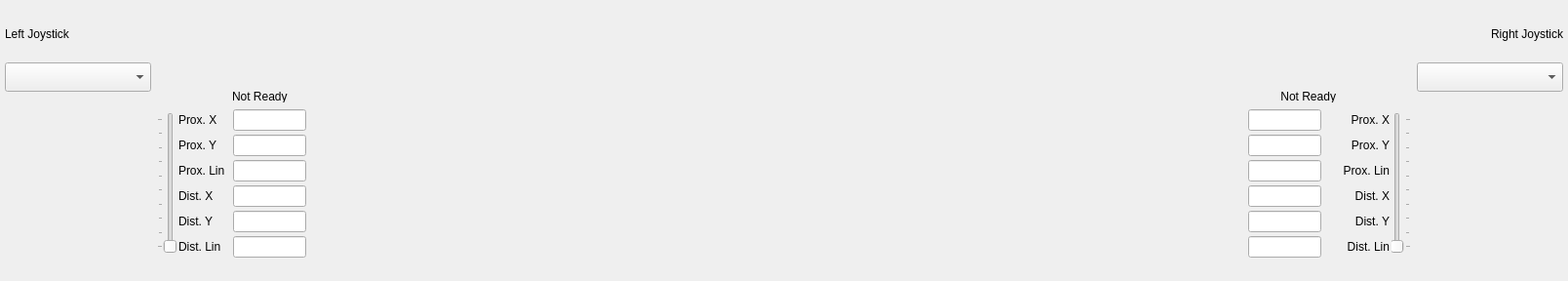
   <widget class="QWidget" name="horizontalLayoutWidget_2">
    <property name="geometry">
     <rect>
      <x>10</x>
      <y>580</y>
      <width>1608</width>
      <height>288</height>
     </rect>
    </property>
    <layout class="QHBoxLayout" name="horizontalLayout_2" stretch="0,0,0">
     <property name="leftMargin">
      <number>5</number>
     </property>
     <property name="rightMargin">
      <number>5</number>
     </property>
     <property name="bottomMargin">
      <number>5</number>
     </property>
     <item>
      <layout class="QVBoxLayout" name="leftJoyLayout">
       <item>
        <widget class="QLabel" name="label">
         <property name="sizePolicy">
          <sizepolicy hsizetype="Preferred" vsizetype="Fixed">
           <horstretch>0</horstretch>
           <verstretch>0</verstretch>
          </sizepolicy>
         </property>
         <property name="minimumSize">
          <size>
           <width>0</width>
           <height>15</height>
          </size>
         </property>
         <property name="maximumSize">
          <size>
           <width>16777215</width>
           <height>15</height>
          </size>
         </property>
         <property name="text">
          <string>Left Joystick</string>
         </property>
        </widget>
       </item>
       <item>
        <widget class="QComboBox" name="leftJoyComboBox">
         <property name="minimumSize">
          <size>
           <width>0</width>
           <height>30</height>
          </size>
         </property>
         <property name="maximumSize">
          <size>
           <width>16777215</width>
           <height>30</height>
          </size>
         </property>
         <property name="focusPolicy">
          <enum>Qt::FocusPolicy::NoFocus</enum>
         </property>
        </widget>
       </item>
       <item>
        <widget class="JoyPad" name="leftJoyPad" native="true">
         <property name="sizePolicy">
          <sizepolicy hsizetype="Fixed" vsizetype="Fixed">
           <horstretch>0</horstretch>
           <verstretch>0</verstretch>
          </sizepolicy>
         </property>
         <property name="minimumSize">
          <size>
           <width>150</width>
           <height>150</height>
          </size>
         </property>
         <property name="maximumSize">
          <size>
           <width>150</width>
           <height>150</height>
          </size>
         </property>
        </widget>
       </item>
      </layout>
     </item>
     <item>
      <layout class="QVBoxLayout" name="verticalLayout_5">
       <property name="spacing">
        <number>2</number>
       </property>
       <property name="leftMargin">
        <number>0</number>
       </property>
       <property name="rightMargin">
        <number>0</number>
       </property>
       <property name="bottomMargin">
        <number>0</number>
       </property>
       <item>
        <layout class="QHBoxLayout" name="horizontalLayout_6">
         <property name="leftMargin">
          <number>0</number>
         </property>
         <property name="rightMargin">
          <number>0</number>
         </property>
         <item>
          <layout class="QGridLayout" name="gridLayout_5">
           <item row="0" column="0">
            <widget class="JoyPad" name="leftAuxJoyPad" native="true">
             <property name="sizePolicy">
              <sizepolicy hsizetype="Fixed" vsizetype="Fixed">
               <horstretch>0</horstretch>
               <verstretch>0</verstretch>
              </sizepolicy>
             </property>
             <property name="minimumSize">
              <size>
               <width>75</width>
               <height>75</height>
              </size>
             </property>
             <property name="maximumSize">
              <size>
               <width>75</width>
               <height>75</height>
              </size>
             </property>
            </widget>
           </item>
           <item row="1" column="0">
            <spacer name="verticalSpacer">
             <property name="orientation">
              <enum>Qt::Orientation::Vertical</enum>
             </property>
             <property name="sizeType">
              <enum>QSizePolicy::Policy::Fixed</enum>
             </property>
             <property name="sizeHint" stdset="0">
              <size>
               <width>20</width>
               <height>10</height>
              </size>
             </property>
            </spacer>
           </item>
           <item row="0" column="1">
            <spacer name="horizontalSpacer_3">
             <property name="orientation">
              <enum>Qt::Orientation::Horizontal</enum>
             </property>
             <property name="sizeType">
              <enum>QSizePolicy::Policy::MinimumExpanding</enum>
             </property>
             <property name="sizeHint" stdset="0">
              <size>
               <width>40</width>
               <height>20</height>
              </size>
             </property>
            </spacer>
           </item>
           <item row="1" column="1">
            <widget class="QLabel" name="leftReadyLabel">
             <property name="sizePolicy">
              <sizepolicy hsizetype="Preferred" vsizetype="Minimum">
               <horstretch>0</horstretch>
               <verstretch>0</verstretch>
              </sizepolicy>
             </property>
             <property name="maximumSize">
              <size>
               <width>16777215</width>
               <height>12</height>
              </size>
             </property>
             <property name="text">
              <string>Not Ready</string>
             </property>
             <property name="alignment">
              <set>Qt::AlignmentFlag::AlignLeading|Qt::AlignmentFlag::AlignLeft|Qt::AlignmentFlag::AlignVCenter</set>
             </property>
            </widget>
           </item>
          </layout>
         </item>
         <item>
          <spacer name="horizontalSpacer_2">
           <property name="orientation">
            <enum>Qt::Orientation::Horizontal</enum>
           </property>
           <property name="sizeType">
            <enum>QSizePolicy::Policy::Fixed</enum>
           </property>
           <property name="sizeHint" stdset="0">
            <size>
             <width>950</width>
             <height>20</height>
            </size>
           </property>
          </spacer>
         </item>
         <item>
          <layout class="QGridLayout" name="gridLayout_6">
           <property name="leftMargin">
            <number>0</number>
           </property>
           <property name="rightMargin">
            <number>0</number>
           </property>
           <item row="0" column="1">
            <widget class="JoyPad" name="rightAuxJoyPad" native="true">
             <property name="sizePolicy">
              <sizepolicy hsizetype="Fixed" vsizetype="Fixed">
               <horstretch>0</horstretch>
               <verstretch>0</verstretch>
              </sizepolicy>
             </property>
             <property name="minimumSize">
              <size>
               <width>75</width>
               <height>75</height>
              </size>
             </property>
             <property name="maximumSize">
              <size>
               <width>75</width>
               <height>75</height>
              </size>
             </property>
            </widget>
           </item>
           <item row="1" column="1">
            <spacer name="verticalSpacer_2">
             <property name="orientation">
              <enum>Qt::Orientation::Vertical</enum>
             </property>
             <property name="sizeType">
              <enum>QSizePolicy::Policy::Fixed</enum>
             </property>
             <property name="sizeHint" stdset="0">
              <size>
               <width>20</width>
               <height>10</height>
              </size>
             </property>
            </spacer>
           </item>
           <item row="0" column="0">
            <spacer name="horizontalSpacer_4">
             <property name="orientation">
              <enum>Qt::Orientation::Horizontal</enum>
             </property>
             <property name="sizeType">
              <enum>QSizePolicy::Policy::MinimumExpanding</enum>
             </property>
             <property name="sizeHint" stdset="0">
              <size>
               <width>40</width>
               <height>20</height>
              </size>
             </property>
            </spacer>
           </item>
           <item row="1" column="0">
            <widget class="QLabel" name="rightReadyLabel">
             <property name="sizePolicy">
              <sizepolicy hsizetype="Preferred" vsizetype="Minimum">
               <horstretch>0</horstretch>
               <verstretch>0</verstretch>
              </sizepolicy>
             </property>
             <property name="maximumSize">
              <size>
               <width>16777215</width>
               <height>12</height>
              </size>
             </property>
             <property name="text">
              <string>Not Ready</string>
             </property>
             <property name="alignment">
              <set>Qt::AlignmentFlag::AlignRight|Qt::AlignmentFlag::AlignTrailing|Qt::AlignmentFlag::AlignVCenter</set>
             </property>
            </widget>
           </item>
          </layout>
         </item>
        </layout>
       </item>
       <item>
        <layout class="QHBoxLayout" name="horizontalLayout_7">
         <property name="bottomMargin">
          <number>12</number>
         </property>
         <item>
          <layout class="QGridLayout" name="gridLayout_7">
           <property name="bottomMargin">
            <number>0</number>
           </property>
           <property name="verticalSpacing">
            <number>6</number>
           </property>
           <item row="0" column="0">
            <widget class="QSlider" name="leftSpeedSlider">
             <property name="sizePolicy">
              <sizepolicy hsizetype="Fixed" vsizetype="Fixed">
               <horstretch>0</horstretch>
               <verstretch>0</verstretch>
              </sizepolicy>
             </property>
             <property name="minimumSize">
              <size>
               <width>0</width>
               <height>145</height>
              </size>
             </property>
             <property name="maximumSize">
              <size>
               <width>16777215</width>
               <height>145</height>
              </size>
             </property>
             <property name="minimum">
              <number>1</number>
             </property>
             <property name="maximum">
              <number>10</number>
             </property>
             <property name="orientation">
              <enum>Qt::Orientation::Vertical</enum>
             </property>
             <property name="tickPosition">
              <enum>QSlider::TickPosition::TicksAbove</enum>
             </property>
             <property name="tickInterval">
              <number>1</number>
             </property>
            </widget>
           </item>
           <item row="0" column="1">
            <layout class="QFormLayout" name="formLayout_5">
             <property name="horizontalSpacing">
              <number>8</number>
             </property>
             <property name="verticalSpacing">
              <number>4</number>
             </property>
             <property name="leftMargin">
              <number>0</number>
             </property>
             <property name="rightMargin">
              <number>0</number>
             </property>
             <item row="0" column="0">
              <widget class="QLabel" name="label_8">
               <property name="text">
                <string>Prox. X</string>
               </property>
              </widget>
             </item>
             <item row="0" column="1">
              <widget class="QLineEdit" name="leftProxXLineEdit">
               <property name="sizePolicy">
                <sizepolicy hsizetype="Fixed" vsizetype="Fixed">
                 <horstretch>0</horstretch>
                 <verstretch>0</verstretch>
                </sizepolicy>
               </property>
               <property name="minimumSize">
                <size>
                 <width>75</width>
                 <height>0</height>
                </size>
               </property>
               <property name="maximumSize">
                <size>
                 <width>75</width>
                 <height>16777215</height>
                </size>
               </property>
               <property name="mouseTracking">
                <bool>false</bool>
               </property>
               <property name="focusPolicy">
                <enum>Qt::FocusPolicy::NoFocus</enum>
               </property>
               <property name="contextMenuPolicy">
                <enum>Qt::ContextMenuPolicy::NoContextMenu</enum>
               </property>
               <property name="acceptDrops">
                <bool>false</bool>
               </property>
               <property name="readOnly">
                <bool>true</bool>
               </property>
              </widget>
             </item>
             <item row="1" column="0">
              <widget class="QLabel" name="label_11">
               <property name="text">
                <string>Prox. Y</string>
               </property>
              </widget>
             </item>
             <item row="1" column="1">
              <widget class="QLineEdit" name="leftProxYLineEdit">
               <property name="sizePolicy">
                <sizepolicy hsizetype="Fixed" vsizetype="Fixed">
                 <horstretch>0</horstretch>
                 <verstretch>0</verstretch>
                </sizepolicy>
               </property>
               <property name="minimumSize">
                <size>
                 <width>75</width>
                 <height>0</height>
                </size>
               </property>
               <property name="maximumSize">
                <size>
                 <width>75</width>
                 <height>16777215</height>
                </size>
               </property>
               <property name="mouseTracking">
                <bool>false</bool>
               </property>
               <property name="focusPolicy">
                <enum>Qt::FocusPolicy::NoFocus</enum>
               </property>
               <property name="contextMenuPolicy">
                <enum>Qt::ContextMenuPolicy::NoContextMenu</enum>
               </property>
               <property name="readOnly">
                <bool>true</bool>
               </property>
              </widget>
             </item>
             <item row="3" column="0">
              <widget class="QLabel" name="label_12">
               <property name="text">
                <string>Dist. X</string>
               </property>
              </widget>
             </item>
             <item row="3" column="1">
              <widget class="QLineEdit" name="leftDistXLineEdit">
               <property name="sizePolicy">
                <sizepolicy hsizetype="Fixed" vsizetype="Fixed">
                 <horstretch>0</horstretch>
                 <verstretch>0</verstretch>
                </sizepolicy>
               </property>
               <property name="minimumSize">
                <size>
                 <width>75</width>
                 <height>0</height>
                </size>
               </property>
               <property name="maximumSize">
                <size>
                 <width>75</width>
                 <height>16777215</height>
                </size>
               </property>
               <property name="mouseTracking">
                <bool>false</bool>
               </property>
               <property name="focusPolicy">
                <enum>Qt::FocusPolicy::NoFocus</enum>
               </property>
               <property name="contextMenuPolicy">
                <enum>Qt::ContextMenuPolicy::NoContextMenu</enum>
               </property>
               <property name="readOnly">
                <bool>true</bool>
               </property>
              </widget>
             </item>
             <item row="4" column="0">
              <widget class="QLabel" name="label_13">
               <property name="text">
                <string>Dist. Y</string>
               </property>
              </widget>
             </item>
             <item row="4" column="1">
              <widget class="QLineEdit" name="leftDistYLineEdit">
               <property name="sizePolicy">
                <sizepolicy hsizetype="Fixed" vsizetype="Fixed">
                 <horstretch>0</horstretch>
                 <verstretch>0</verstretch>
                </sizepolicy>
               </property>
               <property name="minimumSize">
                <size>
                 <width>75</width>
                 <height>0</height>
                </size>
               </property>
               <property name="maximumSize">
                <size>
                 <width>75</width>
                 <height>16777215</height>
                </size>
               </property>
               <property name="mouseTracking">
                <bool>false</bool>
               </property>
               <property name="focusPolicy">
                <enum>Qt::FocusPolicy::NoFocus</enum>
               </property>
               <property name="contextMenuPolicy">
                <enum>Qt::ContextMenuPolicy::NoContextMenu</enum>
               </property>
               <property name="readOnly">
                <bool>true</bool>
               </property>
              </widget>
             </item>
             <item row="2" column="0">
              <widget class="QLabel" name="label_17">
               <property name="text">
                <string>Prox. Lin</string>
               </property>
              </widget>
             </item>
             <item row="2" column="1">
              <widget class="QLineEdit" name="leftProxLinearLineEdit">
               <property name="sizePolicy">
                <sizepolicy hsizetype="Fixed" vsizetype="Fixed">
                 <horstretch>0</horstretch>
                 <verstretch>0</verstretch>
                </sizepolicy>
               </property>
               <property name="maximumSize">
                <size>
                 <width>75</width>
                 <height>16777215</height>
                </size>
               </property>
               <property name="focusPolicy">
                <enum>Qt::FocusPolicy::NoFocus</enum>
               </property>
               <property name="contextMenuPolicy">
                <enum>Qt::ContextMenuPolicy::NoContextMenu</enum>
               </property>
               <property name="acceptDrops">
                <bool>false</bool>
               </property>
               <property name="readOnly">
                <bool>true</bool>
               </property>
              </widget>
             </item>
             <item row="5" column="0">
              <widget class="QLabel" name="label_18">
               <property name="text">
                <string>Dist. Lin</string>
               </property>
              </widget>
             </item>
             <item row="5" column="1">
              <widget class="QLineEdit" name="leftDistLinearLineEdit">
               <property name="sizePolicy">
                <sizepolicy hsizetype="Fixed" vsizetype="Fixed">
                 <horstretch>0</horstretch>
                 <verstretch>0</verstretch>
                </sizepolicy>
               </property>
               <property name="maximumSize">
                <size>
                 <width>75</width>
                 <height>16777215</height>
                </size>
               </property>
               <property name="focusPolicy">
                <enum>Qt::FocusPolicy::NoFocus</enum>
               </property>
               <property name="contextMenuPolicy">
                <enum>Qt::ContextMenuPolicy::NoContextMenu</enum>
               </property>
               <property name="acceptDrops">
                <bool>false</bool>
               </property>
               <property name="readOnly">
                <bool>true</bool>
               </property>
              </widget>
             </item>
            </layout>
           </item>
          </layout>
         </item>
         <item>
          <spacer name="horizontalSpacer">
           <property name="orientation">
            <enum>Qt::Orientation::Horizontal</enum>
           </property>
           <property name="sizeType">
            <enum>QSizePolicy::Policy::Fixed</enum>
           </property>
           <property name="sizeHint" stdset="0">
            <size>
             <width>950</width>
             <height>20</height>
            </size>
           </property>
          </spacer>
         </item>
         <item>
          <layout class="QGridLayout" name="gridLayout_8" columnstretch="0,0">
           <property name="verticalSpacing">
            <number>6</number>
           </property>
           <item row="0" column="1">
            <widget class="QSlider" name="rightSpeedSlider">
             <property name="sizePolicy">
              <sizepolicy hsizetype="Fixed" vsizetype="Fixed">
               <horstretch>0</horstretch>
               <verstretch>0</verstretch>
              </sizepolicy>
             </property>
             <property name="minimumSize">
              <size>
               <width>0</width>
               <height>145</height>
              </size>
             </property>
             <property name="maximumSize">
              <size>
               <width>16777215</width>
               <height>145</height>
              </size>
             </property>
             <property name="minimum">
              <number>1</number>
             </property>
             <property name="maximum">
              <number>10</number>
             </property>
             <property name="orientation">
              <enum>Qt::Orientation::Vertical</enum>
             </property>
             <property name="tickPosition">
              <enum>QSlider::TickPosition::TicksBelow</enum>
             </property>
             <property name="tickInterval">
              <number>1</number>
             </property>
            </widget>
           </item>
           <item row="0" column="0">
            <layout class="QFormLayout" name="formLayout_6">
             <property name="horizontalSpacing">
              <number>8</number>
             </property>
             <property name="verticalSpacing">
              <number>4</number>
             </property>
             <property name="leftMargin">
              <number>0</number>
             </property>
             <property name="rightMargin">
              <number>0</number>
             </property>
             <item row="0" column="1">
              <widget class="QLabel" name="label_14">
               <property name="text">
                <string>Prox. X</string>
               </property>
               <property name="alignment">
                <set>Qt::AlignmentFlag::AlignRight|Qt::AlignmentFlag::AlignTrailing|Qt::AlignmentFlag::AlignVCenter</set>
               </property>
              </widget>
             </item>
             <item row="0" column="0">
              <widget class="QLineEdit" name="rightProxXLineEdit">
               <property name="sizePolicy">
                <sizepolicy hsizetype="Fixed" vsizetype="Fixed">
                 <horstretch>0</horstretch>
                 <verstretch>0</verstretch>
                </sizepolicy>
               </property>
               <property name="minimumSize">
                <size>
                 <width>75</width>
                 <height>0</height>
                </size>
               </property>
               <property name="maximumSize">
                <size>
                 <width>75</width>
                 <height>16777215</height>
                </size>
               </property>
               <property name="mouseTracking">
                <bool>false</bool>
               </property>
               <property name="focusPolicy">
                <enum>Qt::FocusPolicy::NoFocus</enum>
               </property>
               <property name="contextMenuPolicy">
                <enum>Qt::ContextMenuPolicy::NoContextMenu</enum>
               </property>
               <property name="acceptDrops">
                <bool>false</bool>
               </property>
               <property name="readOnly">
                <bool>true</bool>
               </property>
              </widget>
             </item>
             <item row="1" column="1">
              <widget class="QLabel" name="label_15">
               <property name="text">
                <string>Prox. Y</string>
               </property>
               <property name="alignment">
                <set>Qt::AlignmentFlag::AlignRight|Qt::AlignmentFlag::AlignTrailing|Qt::AlignmentFlag::AlignVCenter</set>
               </property>
              </widget>
             </item>
             <item row="1" column="0">
              <widget class="QLineEdit" name="rightProxYLineEdit">
               <property name="sizePolicy">
                <sizepolicy hsizetype="Fixed" vsizetype="Fixed">
                 <horstretch>0</horstretch>
                 <verstretch>0</verstretch>
                </sizepolicy>
               </property>
               <property name="minimumSize">
                <size>
                 <width>75</width>
                 <height>0</height>
                </size>
               </property>
               <property name="maximumSize">
                <size>
                 <width>75</width>
                 <height>16777215</height>
                </size>
               </property>
               <property name="mouseTracking">
                <bool>false</bool>
               </property>
               <property name="focusPolicy">
                <enum>Qt::FocusPolicy::NoFocus</enum>
               </property>
               <property name="contextMenuPolicy">
                <enum>Qt::ContextMenuPolicy::NoContextMenu</enum>
               </property>
               <property name="readOnly">
                <bool>true</bool>
               </property>
              </widget>
             </item>
             <item row="2" column="1">
              <widget class="QLabel" name="label_20">
               <property name="text">
                <string>Prox. Lin</string>
               </property>
               <property name="alignment">
                <set>Qt::AlignmentFlag::AlignRight|Qt::AlignmentFlag::AlignTrailing|Qt::AlignmentFlag::AlignVCenter</set>
               </property>
              </widget>
             </item>
             <item row="2" column="0">
              <widget class="QLineEdit" name="rightProxLinearLineEdit">
               <property name="sizePolicy">
                <sizepolicy hsizetype="Fixed" vsizetype="Fixed">
                 <horstretch>0</horstretch>
                 <verstretch>0</verstretch>
                </sizepolicy>
               </property>
               <property name="maximumSize">
                <size>
                 <width>75</width>
                 <height>16777215</height>
                </size>
               </property>
               <property name="focusPolicy">
                <enum>Qt::FocusPolicy::NoFocus</enum>
               </property>
               <property name="contextMenuPolicy">
                <enum>Qt::ContextMenuPolicy::NoContextMenu</enum>
               </property>
               <property name="acceptDrops">
                <bool>false</bool>
               </property>
               <property name="readOnly">
                <bool>true</bool>
               </property>
              </widget>
             </item>
             <item row="3" column="1">
              <widget class="QLabel" name="label_16">
               <property name="text">
                <string>Dist. X</string>
               </property>
               <property name="alignment">
                <set>Qt::AlignmentFlag::AlignRight|Qt::AlignmentFlag::AlignTrailing|Qt::AlignmentFlag::AlignVCenter</set>
               </property>
              </widget>
             </item>
             <item row="3" column="0">
              <widget class="QLineEdit" name="rightDistXLineEdit">
               <property name="sizePolicy">
                <sizepolicy hsizetype="Fixed" vsizetype="Fixed">
                 <horstretch>0</horstretch>
                 <verstretch>0</verstretch>
                </sizepolicy>
               </property>
               <property name="minimumSize">
                <size>
                 <width>75</width>
                 <height>0</height>
                </size>
               </property>
               <property name="maximumSize">
                <size>
                 <width>75</width>
                 <height>16777215</height>
                </size>
               </property>
               <property name="mouseTracking">
                <bool>false</bool>
               </property>
               <property name="focusPolicy">
                <enum>Qt::FocusPolicy::NoFocus</enum>
               </property>
               <property name="contextMenuPolicy">
                <enum>Qt::ContextMenuPolicy::NoContextMenu</enum>
               </property>
               <property name="readOnly">
                <bool>true</bool>
               </property>
              </widget>
             </item>
             <item row="4" column="1">
              <widget class="QLabel" name="label_19">
               <property name="text">
                <string>Dist. Y</string>
               </property>
               <property name="alignment">
                <set>Qt::AlignmentFlag::AlignRight|Qt::AlignmentFlag::AlignTrailing|Qt::AlignmentFlag::AlignVCenter</set>
               </property>
              </widget>
             </item>
             <item row="4" column="0">
              <widget class="QLineEdit" name="rightDistYLineEdit">
               <property name="sizePolicy">
                <sizepolicy hsizetype="Fixed" vsizetype="Fixed">
                 <horstretch>0</horstretch>
                 <verstretch>0</verstretch>
                </sizepolicy>
               </property>
               <property name="minimumSize">
                <size>
                 <width>75</width>
                 <height>0</height>
                </size>
               </property>
               <property name="maximumSize">
                <size>
                 <width>75</width>
                 <height>16777215</height>
                </size>
               </property>
               <property name="mouseTracking">
                <bool>false</bool>
               </property>
               <property name="focusPolicy">
                <enum>Qt::FocusPolicy::NoFocus</enum>
               </property>
               <property name="contextMenuPolicy">
                <enum>Qt::ContextMenuPolicy::NoContextMenu</enum>
               </property>
               <property name="readOnly">
                <bool>true</bool>
               </property>
              </widget>
             </item>
             <item row="5" column="1">
              <widget class="QLabel" name="label_21">
               <property name="text">
                <string>Dist. Lin</string>
               </property>
               <property name="alignment">
                <set>Qt::AlignmentFlag::AlignRight|Qt::AlignmentFlag::AlignTrailing|Qt::AlignmentFlag::AlignVCenter</set>
               </property>
              </widget>
             </item>
             <item row="5" column="0">
              <widget class="QLineEdit" name="rightDistLinearLineEdit">
               <property name="sizePolicy">
                <sizepolicy hsizetype="Fixed" vsizetype="Fixed">
                 <horstretch>0</horstretch>
                 <verstretch>0</verstretch>
                </sizepolicy>
               </property>
               <property name="maximumSize">
                <size>
                 <width>75</width>
                 <height>16777215</height>
                </size>
               </property>
               <property name="focusPolicy">
                <enum>Qt::FocusPolicy::NoFocus</enum>
               </property>
               <property name="contextMenuPolicy">
                <enum>Qt::ContextMenuPolicy::NoContextMenu</enum>
               </property>
               <property name="acceptDrops">
                <bool>false</bool>
               </property>
               <property name="readOnly">
                <bool>true</bool>
               </property>
              </widget>
             </item>
            </layout>
           </item>
          </layout>
         </item>
        </layout>
       </item>
      </layout>
     </item>
     <item>
      <layout class="QVBoxLayout" name="verticalLayout">
       <item>
        <widget class="QLabel" name="label_2">
         <property name="sizePolicy">
          <sizepolicy hsizetype="Preferred" vsizetype="Fixed">
           <horstretch>0</horstretch>
           <verstretch>0</verstretch>
          </sizepolicy>
         </property>
         <property name="minimumSize">
          <size>
           <width>0</width>
           <height>15</height>
          </size>
         </property>
         <property name="maximumSize">
          <size>
           <width>16777215</width>
           <height>15</height>
          </size>
         </property>
         <property name="layoutDirection">
          <enum>Qt::LayoutDirection::LeftToRight</enum>
         </property>
         <property name="text">
          <string>Right Joystick</string>
         </property>
         <property name="alignment">
          <set>Qt::AlignmentFlag::AlignRight|Qt::AlignmentFlag::AlignTrailing|Qt::AlignmentFlag::AlignVCenter</set>
         </property>
        </widget>
       </item>
       <item>
        <widget class="QComboBox" name="rightJoyComboBox">
         <property name="minimumSize">
          <size>
           <width>0</width>
           <height>30</height>
          </size>
         </property>
         <property name="maximumSize">
          <size>
           <width>16777215</width>
           <height>30</height>
          </size>
         </property>
         <property name="focusPolicy">
          <enum>Qt::FocusPolicy::NoFocus</enum>
         </property>
        </widget>
       </item>
       <item>
        <widget class="JoyPad" name="rightJoyPad" native="true">
         <property name="sizePolicy">
          <sizepolicy hsizetype="Fixed" vsizetype="Fixed">
           <horstretch>0</horstretch>
           <verstretch>0</verstretch>
          </sizepolicy>
         </property>
         <property name="minimumSize">
          <size>
           <width>150</width>
           <height>150</height>
          </size>
         </property>
         <property name="maximumSize">
          <size>
           <width>150</width>
           <height>150</height>
          </size>
         </property>
        </widget>
       </item>
      </layout>
     </item>
    </layout>
   </widget>
